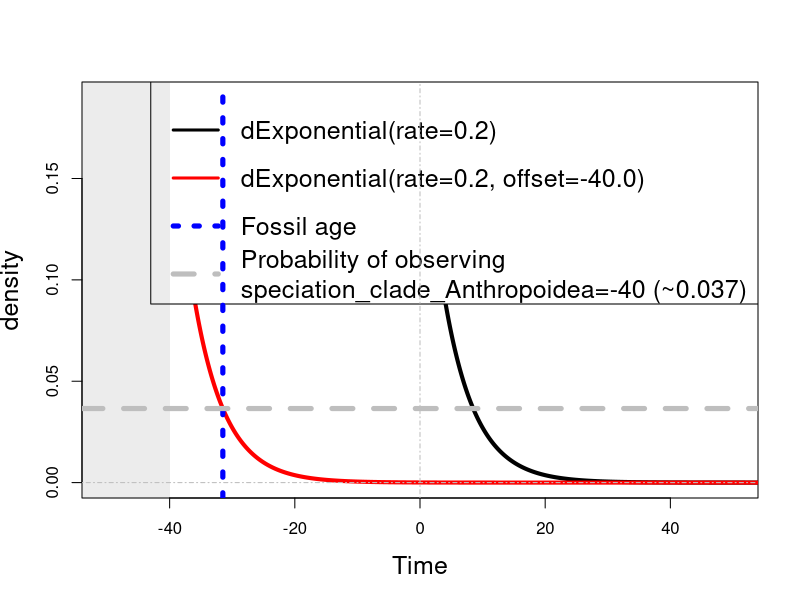
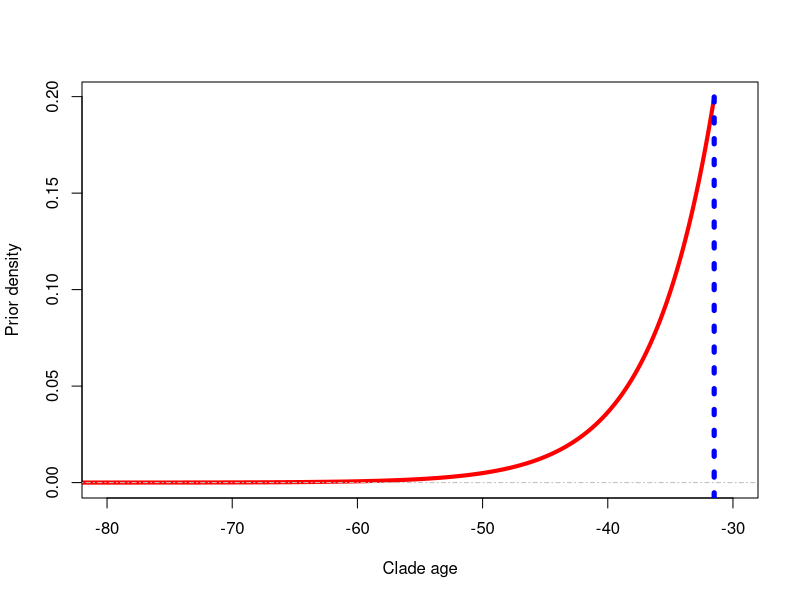

Write R code to recreate these figures, in order.
## ---- chunk 1
par(mfrow=c(1,1), mar=c(5, 4, 4, 2) + 0.1)
x<-(1:15000)/100
plot(x, dexp(x, rate=0.2), t="l", lwd=4, xlab="Time", ylab="density", xlim=c(-50, 50), ylim=c(0, 0.19), cex.lab=1.5)
x2 <- x - 40
lines(x2, dexp(x, rate=0.2), t="l", lwd=4, col="red")
legend(legend=c("dExponential(rate=0.2)", "dExponential(rate=0.2, offset=-40.0)", "Fossil age", "Probability of observing\nspeciation_clade_Anthropoidea=-40 (~0.037)"), lwd=c(3, 3, 5, 5), col=c("black", "red", "blue", "grey"), "topright", cex=1.5, lty=c(1,1,3, 2))
abline(v=-31.5, col="blue", lwd=5, lty=3)
polygon(x=c(-40, -60, -60, -40), y=c(-0.1, -0.1, 0.3, 0.3), col=rgb(0.3, 0.3, 0.3, 0.1), border=NA)
abline(h=dexp(rate=0.2, x=40-31.5), col="grey", lwd=5, lty=2)
abline(h=0.0, col="grey", lty=4)
abline(v=0.0, col="grey", lty=4)
## ---- chunk 2

x3 <- (1:15000)/100 - 181.5

par(mfrow=c(1,1), mar=c(5, 4, 4, 2) + 0.1)
plot(x3, dexp(x[order(x, decreasing = T)], rate=0.2), t="l", lwd=4, col="red", ylab="Prior density", xlab="Clade age", xlim=c(-80, -30))
#legend(legend=c("dExponential(rate=0.2)", "dExponential(rate=0.2, offset=-40.0)", "Fossil age", "Probability of observing\nspeciation_clade_Anthropoidea=-40 (~0.037)"), lwd=c(3, 3, 5, 5), col=c("black", "red", "blue", "grey"), "topright", cex=1.5, lty=c(1,1,3, 2))
abline(v=-31.5, col="blue", lwd=5, lty=3)
abline(h=0.0, col="grey", lty=4)
abline(v=0.0, col="grey", lty=4)


